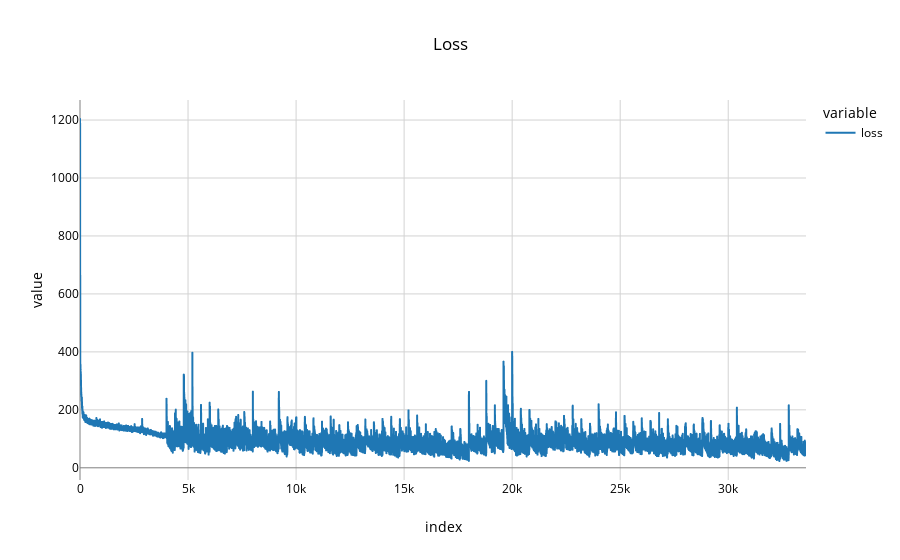
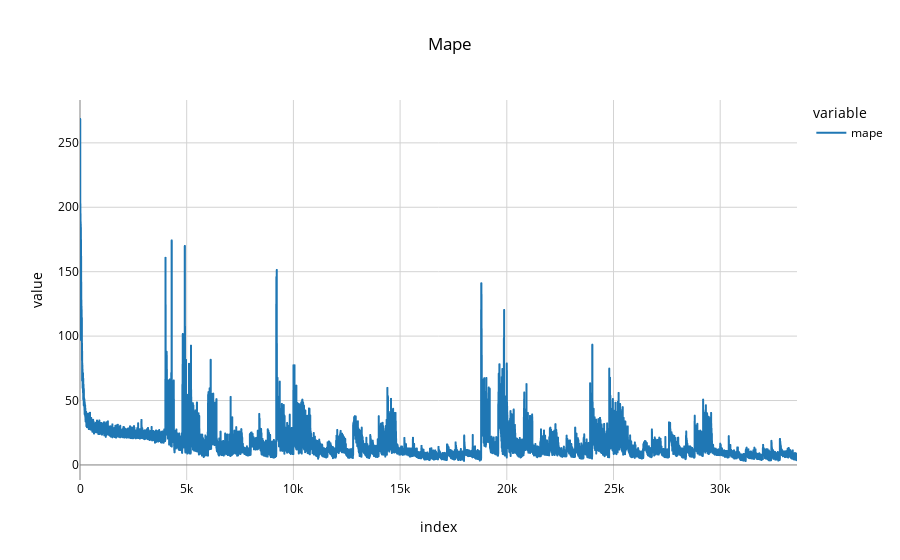
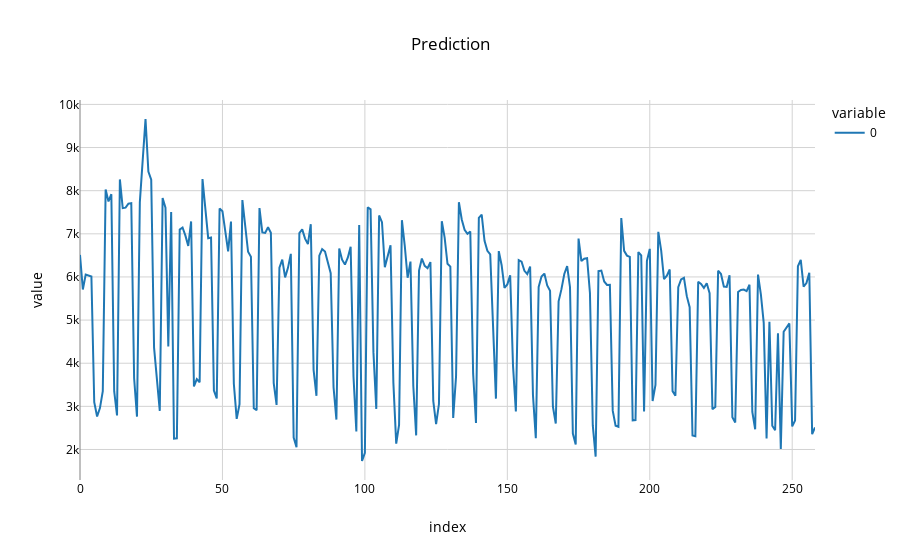

Notebook cell for these charts, in order:
### Code cell
# ### WEEKLY PREDICT

# combined_history = {'loss': [], 'mape': []}
# history = model.fit(
#         x=[X_train_batched_ts, next_if_work_day_train_ts],
#         y=y_train_batched_ts,
#         epochs=4000,
#         verbose=1) # TODO: change epochs
# for key in combined_history.keys():
#     combined_history[key].extend(history.history[key])

# X_lagged_input = X_train_batched_ts[-1].tolist()
# if_work_day_input = next_if_work_day_train_ts[-1]

predictions = []
for t_week in tqdm(range(int(test_len/7)), desc="Processing Weeks"):
    for t_day in range(7):
        # Predict next day
        next_pred = model([np.expand_dims(X_lagged_input, axis=0), 
                           np.expand_dims(if_work_day_input, axis=0)]).numpy().tolist()
        predictions.append(next_pred)
        
        # Update input
        input_X = next_pred[0] + next_if_work_day_test[t_week*7+t_day].tolist()
        X_lagged_input = X_lagged_input[1:] + scaler.transform([input_X]).tolist()
        
        if_work_day_input = next_if_work_day_test[t_week*7+t_day+1]
    
    # Train on current week
    history = model.fit(
        x=[X_test_batched_ts[t_week], next_if_work_day_test_ts[t_week]],
        y=y_test_batched_ts[t_week],
        epochs=400,
        verbose=0) # TODO: change epochs
    for key in combined_history.keys():
        combined_history[key].extend(history.history[key])
        print(f"{key} - {combined_history[key][-1]}")
        
history_df = pd.DataFrame(combined_history)
px.line(history_df['loss'], title='Loss').show()
px.line(history_df['mape'], title='Mape').show()
px.line(np.array(predictions).sum(axis=2), title='Prediction').show()

### Figure 1 — Plotly figure (JSON) as saved in the notebook; plotly's stock layout.template omitted (floating-point values rounded to 4 significant figures; data arrays with more than 128 entries replaced by an {"elided": "..."} marker saying what was removed)
{"data": [{"hovertemplate": "variable=loss<br>index=%{x}<br>value=%{y}<extra></extra>", "legendgroup": "loss", "line": {"color": "#1F77B4", "dash": "solid"}, "marker": {"symbol": "circle"}, "mode": "lines", "name": "loss", "showlegend": true, "type": "scattergl", "x": {"elided": "33600 int values"}, "xaxis": "x", "y": {"elided": "33600 float values"}, "yaxis": "y"}], "layout": {"legend": {"title": {"text": "variable"}, "tracegroupgap": 0}, "title": {"text": "Loss"}, "xaxis": {"anchor": "y", "domain": [0, 1], "title": {"text": "index"}}, "yaxis": {"anchor": "x", "domain": [0, 1], "title": {"text": "value"}}}}

### Figure 2 — Plotly figure (JSON) as saved in the notebook; plotly's stock layout.template omitted (floating-point values rounded to 4 significant figures; data arrays with more than 128 entries replaced by an {"elided": "..."} marker saying what was removed)
{"data": [{"hovertemplate": "variable=mape<br>index=%{x}<br>value=%{y}<extra></extra>", "legendgroup": "mape", "line": {"color": "#1F77B4", "dash": "solid"}, "marker": {"symbol": "circle"}, "mode": "lines", "name": "mape", "showlegend": true, "type": "scattergl", "x": {"elided": "33600 int values"}, "xaxis": "x", "y": {"elided": "33600 float values"}, "yaxis": "y"}], "layout": {"legend": {"title": {"text": "variable"}, "tracegroupgap": 0}, "title": {"text": "Mape"}, "xaxis": {"anchor": "y", "domain": [0, 1], "title": {"text": "index"}}, "yaxis": {"anchor": "x", "domain": [0, 1], "title": {"text": "value"}}}}

### Figure 3 — Plotly figure (JSON) as saved in the notebook; plotly's stock layout.template omitted (floating-point values rounded to 4 significant figures; data arrays with more than 128 entries replaced by an {"elided": "..."} marker saying what was removed)
{"data": [{"hovertemplate": "variable=0<br>index=%{x}<br>value=%{y}<extra></extra>", "legendgroup": "0", "line": {"color": "#1F77B4", "dash": "solid"}, "marker": {"symbol": "circle"}, "mode": "lines", "name": "0", "orientation": "v", "showlegend": true, "type": "scatter", "x": {"elided": "259 int values"}, "xaxis": "x", "y": {"elided": "259 float values"}, "yaxis": "y"}], "layout": {"legend": {"title": {"text": "variable"}, "tracegroupgap": 0}, "title": {"text": "Prediction"}, "xaxis": {"anchor": "y", "domain": [0, 1], "title": {"text": "index"}}, "yaxis": {"anchor": "x", "domain": [0, 1], "title": {"text": "value"}}}}
